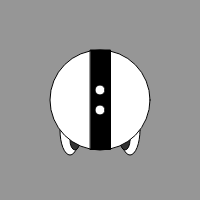
Frame 1 (no input)
Frame 60 (no input): identical to frame 1, image omitted
Frame 120 (the mouse pressed at the canvas centre since frame 60): identical to frame 1, image omitted

The p5.js sketch that drew this single still picture (run headless with seeded random() and noise() and a simulated clock; from frame 60 on, the mouse is pressed at the canvas centre):

// p5.js sketch
// ── sketch.js
function setup() {
createCanvas(200, 200);
background(150);
fill(500)
ellipse(70, 130, 20, 50)
ellipse(130, 130, 20, 50)
fill(50)
ellipse(75, 140, 10, 20)
ellipse(125, 140, 10, 20)
fill(500)
ellipse(100, 100, 100, 100)
fill(0)
rect(90.5, 50, 20, 99.5)
fill(500)
ellipse(100, 90, 10, 10)
ellipse(100, 110, 10, 10);
}

function draw() {

}
